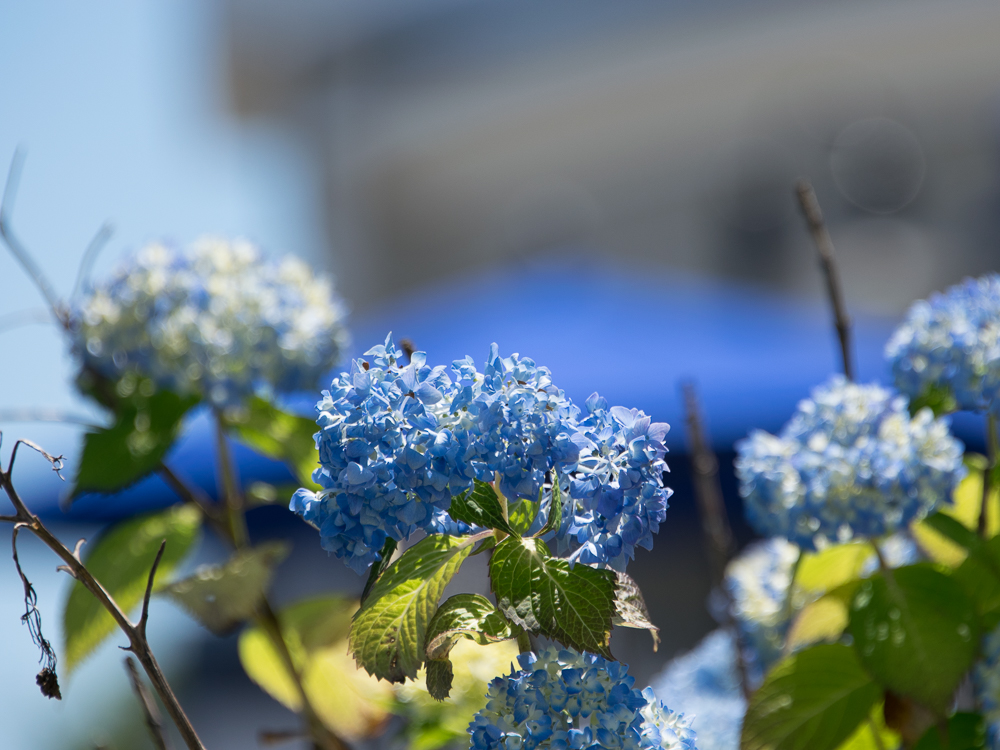
#> input picture images/blue-flowers.jpg, 1000 x 750 px
$ python 09_channels.py --image ../../images/blue-flowers.jpg
#> lines starting #> are read from the running program, lines starting #| are printed output that depends on the picture
import numpy as np
import argparse
import cv2

ap = argparse.ArgumentParser()
ap.add_argument("-i", "--image", required=True, help="Path to image file")
args = vars(ap.parse_args())

image = cv2.imread(args["image"])
#> image is the input picture: shape (750, 1000, 3); mean B, G, R 130.9, 122.7, 104.8
cv2.imshow("Original", image)

(B, G, R) = cv2.split(image)
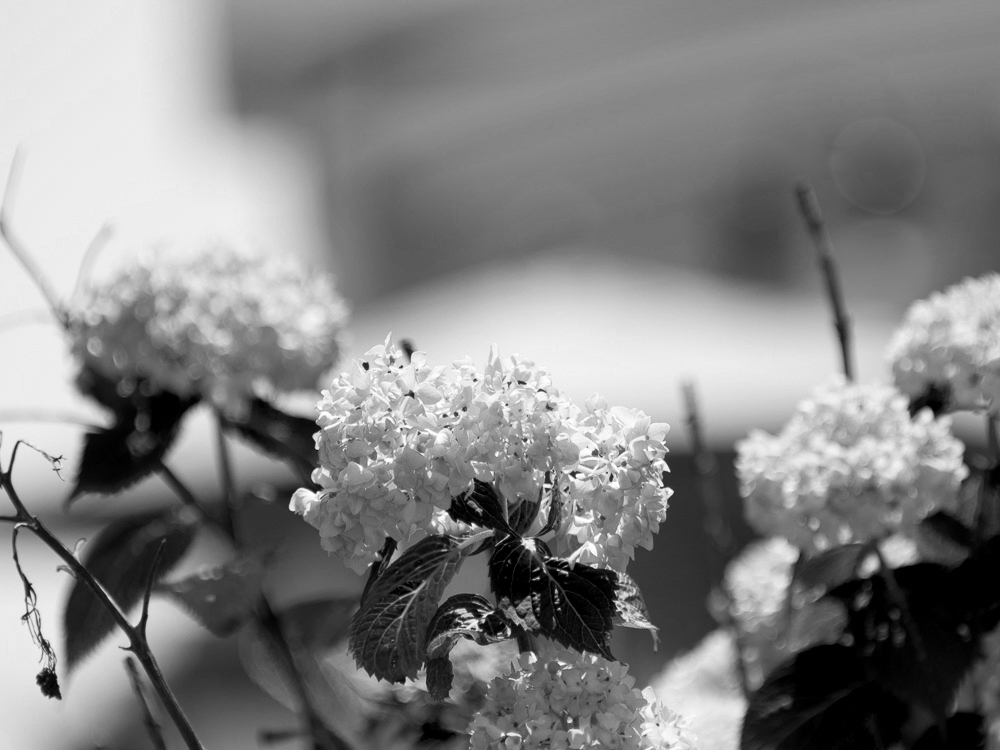
#> B: shape (750, 1000); min 0, max 255, mean 130.9
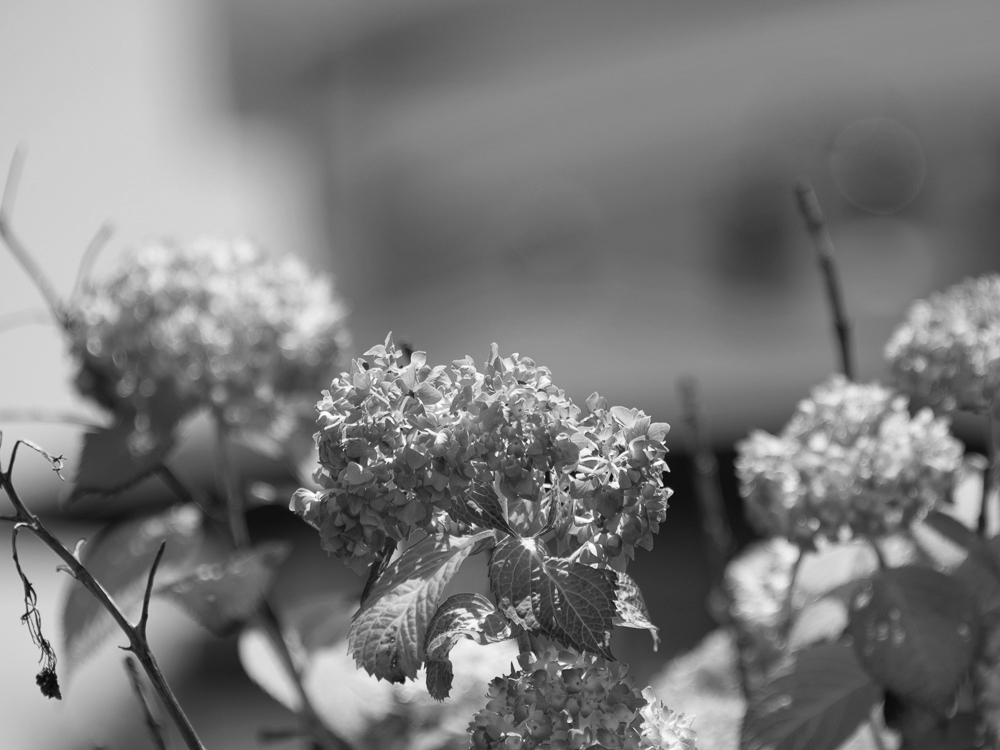
#> G: shape (750, 1000); min 6, max 255, mean 122.7
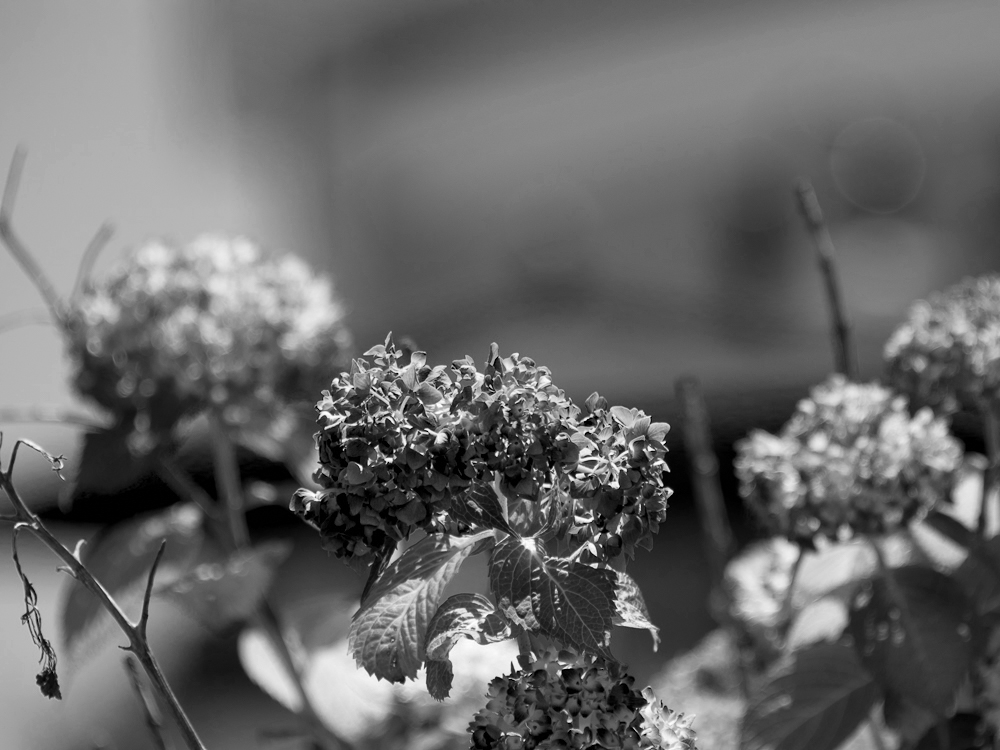
#> R: shape (750, 1000); min 0, max 255, mean 104.8

cv2.imshow("Red", R)
cv2.imshow("Green", G)
cv2.imshow("Blue", B)
cv2.waitKey(0)

merged = cv2.merge([B, G, R])
cv2.imshow("Merged", merged)
cv2.waitKey(0)

cv2.destroyAllWindows()

zeros = np.zeros(image.shape[:2], dtype="uint8")
cv2.imshow("Red", cv2.merge([zeros, zeros, R]))
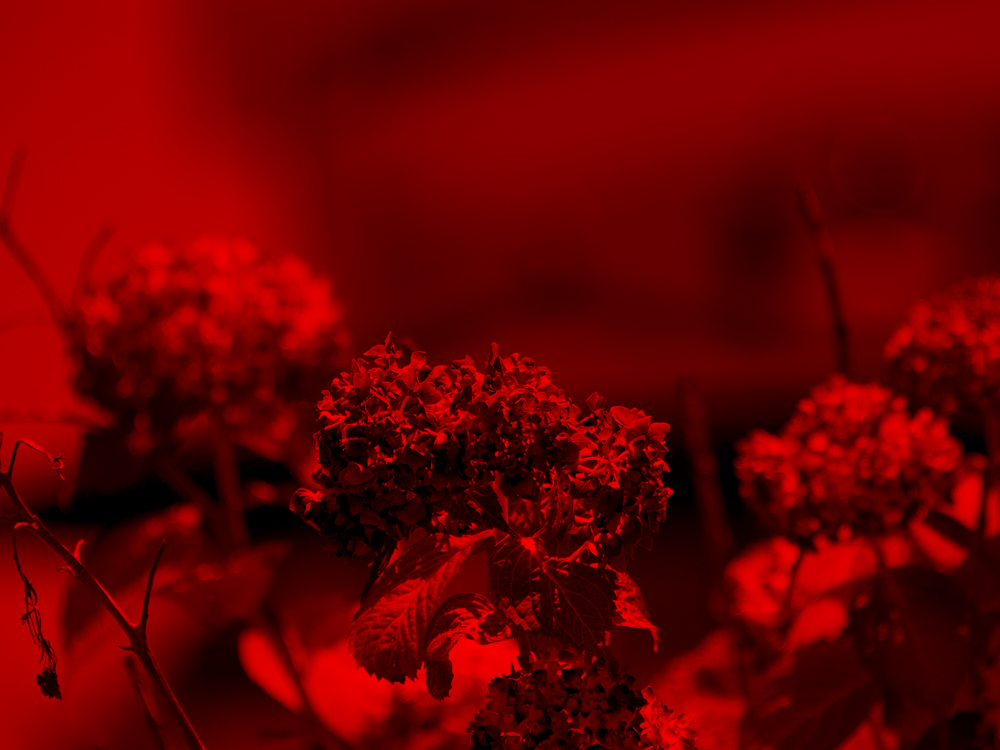
#> window 'Red': shape (750, 1000, 3); mean B, G, R 0, 0, 104.8
cv2.imshow("Green", cv2.merge([zeros, G, zeros]))
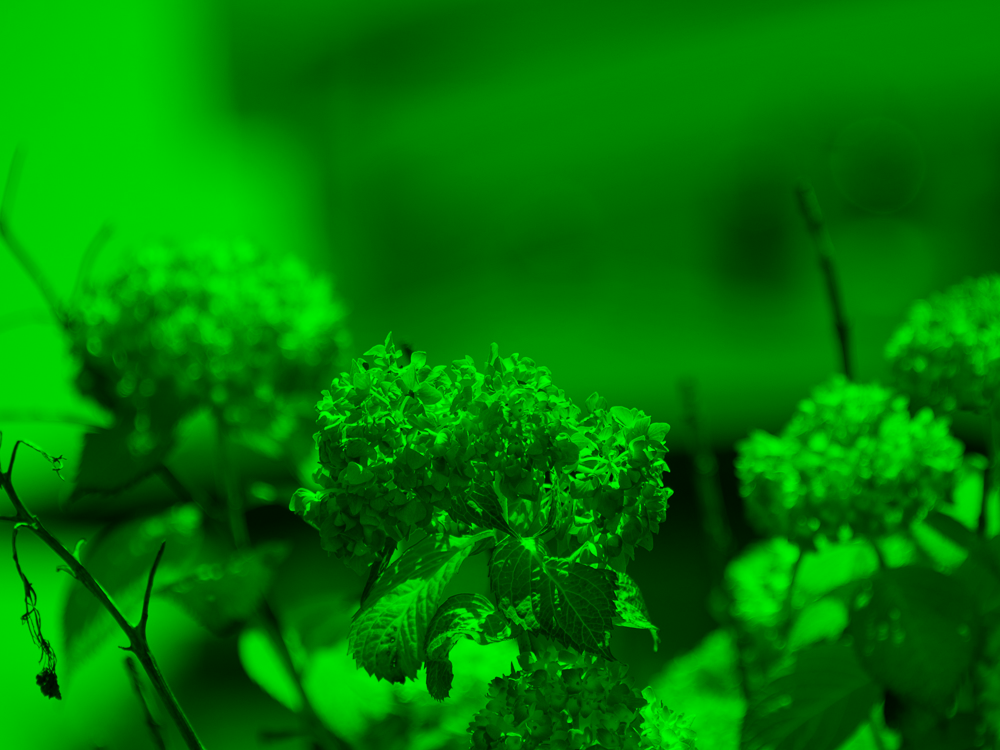
#> window 'Green': shape (750, 1000, 3); mean B, G, R 0, 122.7, 0
cv2.imshow("Blue", cv2.merge([B, zeros, zeros]))
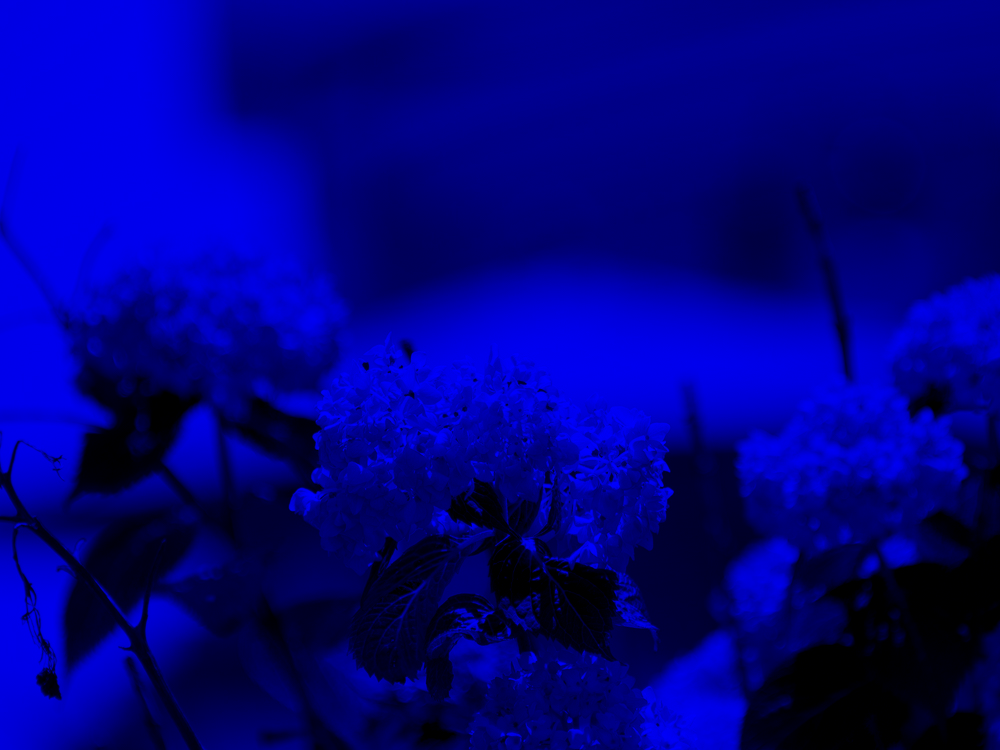
#> window 'Blue': shape (750, 1000, 3); mean B, G, R 130.9, 0, 0

cv2.waitKey(0)
cv2.destroyAllWindows()

$ run again, on images/white-flowers.jpg
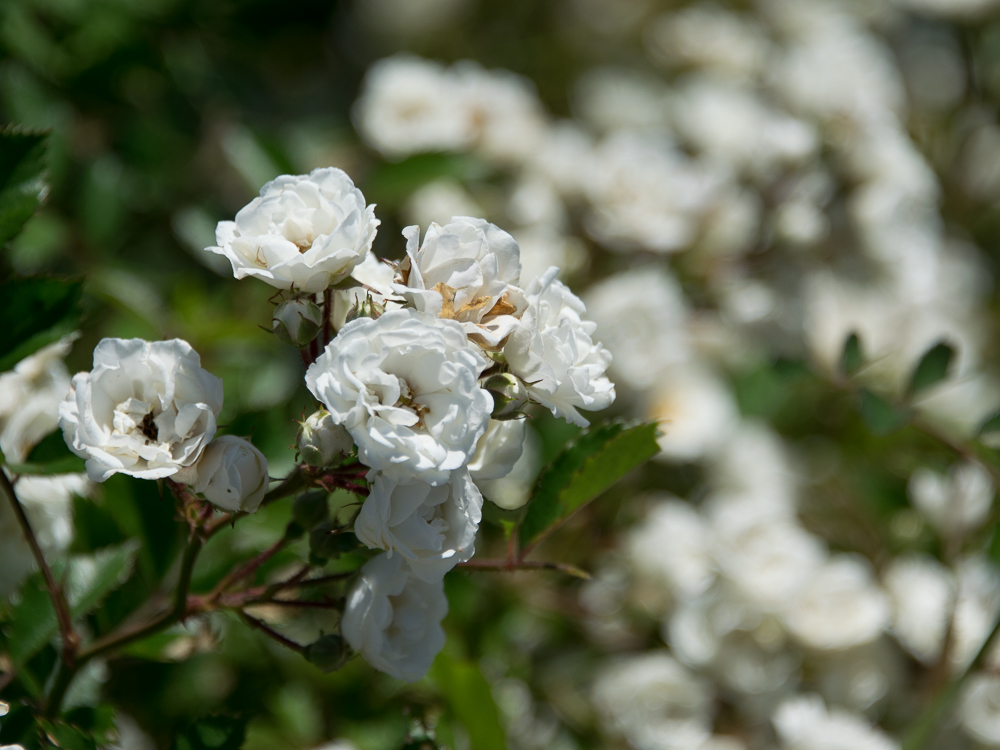
#> input picture images/white-flowers.jpg, 1000 x 750 px
#> image is the input picture: shape (750, 1000, 3); mean B, G, R 85.4, 108.1, 101.1
#> `cv2.imshow("Green", cv2.merge([zeros, G, zeros]))`:
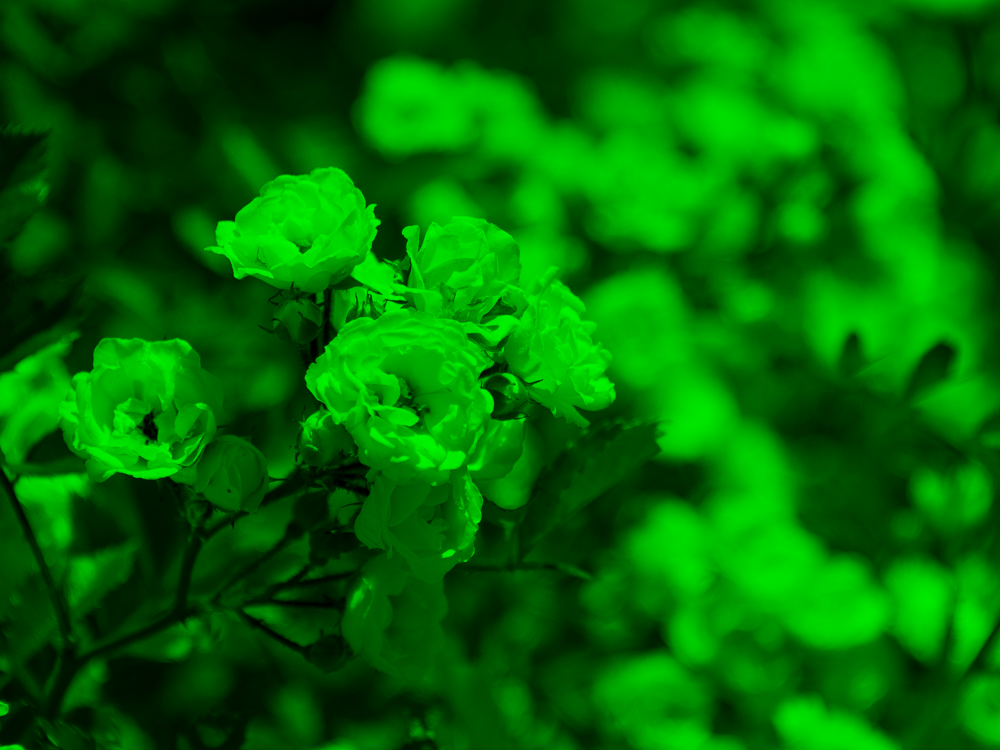
#> window 'Green': shape (750, 1000, 3); mean B, G, R 0, 108.1, 0
#> `cv2.imshow("Blue", cv2.merge([B, zeros, zeros]))`:
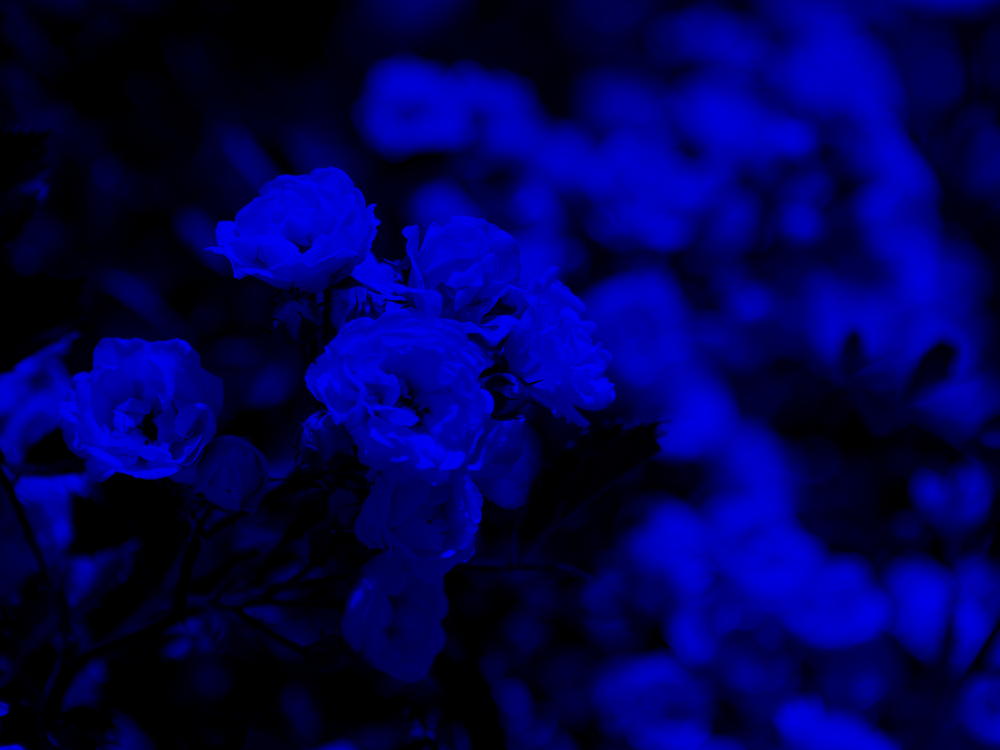
#> window 'Blue': shape (750, 1000, 3); mean B, G, R 85.4, 0, 0
